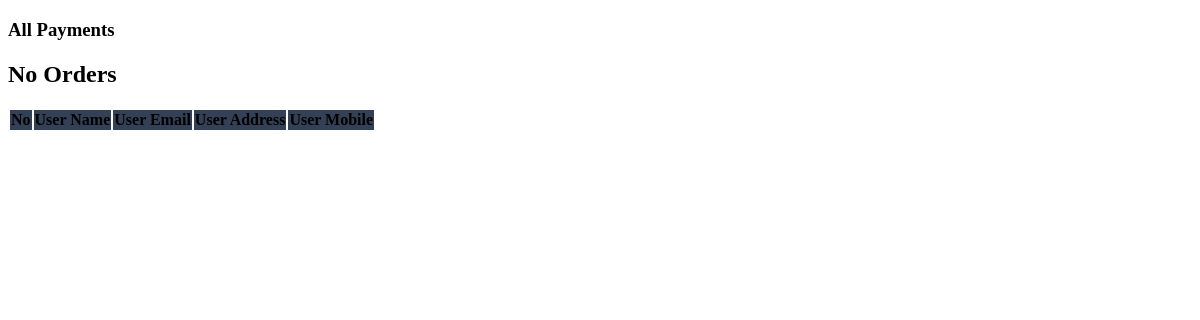
/admin/view_users.php, run on an earlier commit of the app's database.
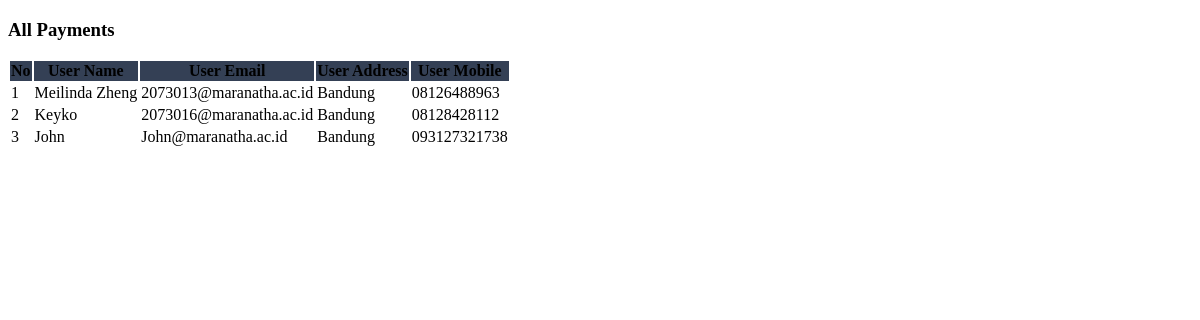
And on a later commit of the database.
### tables this page shows
CREATE TABLE `user_table` (
  `user_id` int(11) NOT NULL AUTO_INCREMENT,
  `user_name` varchar(100) DEFAULT NULL,
  `user_email` varchar(100) DEFAULT NULL,
  `user_password` varchar(255) DEFAULT NULL,
  `user_address` varchar(255) DEFAULT NULL,
  `user_mobile` varchar(20) DEFAULT NULL,
  `user_role` varchar(255) DEFAULT NULL,
  PRIMARY KEY (`user_id`)
);

### admin/view_users.php (the view, shortened to what this page needs)
<!DOCTYPE html>
<html lang="en">
<head>
</head>
<body>
    <h3 class="text-center">All Payments</h3>
        <table class="table table-bordered mt-3" >
            <thead style="background-color: #344055;" class="text-white text-center">
                <th>No</th>
                <th>User Name</th>
                <th>User Email</th>
                <th>User Address</th>
                <th>User Mobile</th>
            </thead>
            <tbody>
            <?php
                $get_order = "SELECT * FROM `user_table` WHERE user_role = 'User'";
                $run_get_order = mysqli_query($conn,$get_order);
                $order_number = mysqli_num_rows($run_get_order);
                if($order_number==0){
                    echo "<h2 class='text-center'>No Orders</h2>";
                }else{
                    $no = 0;
                    while ($data_order = mysqli_fetch_assoc($run_get_order)){
                        $user_name = $data_order['user_name'];
                        $user_email = $data_order['user_email'];
                        $user_address = $data_order['user_address'];
                        $user_mobile = $data_order['user_mobile'];
                        $no++;?>
                        <tr>
                            <td><?php echo $no ?></td>
                            <td><?php echo $user_name?></td>
                            <td><?php echo $user_email ?></td>
                            <td><?php echo $user_address ?></td>
                            <td><?php echo $user_mobile ?></td>
                        </tr>
                    <?php
                    }
                }
            ?>
            </tbody>
        </table>
</body>
</html>

What changed in the data, as far as the page shows it:
added user_table: user_name "Meilinda Zheng", user_email "2073013@maranatha.ac.id", user_address "Bandung", user_mobile "08126488963"
added user_table: user_name "Keyko", user_email "2073016@maranatha.ac.id", user_address "Bandung", user_mobile "08128428112"
added user_table: user_name "John", user_email "John@maranatha.ac.id", user_address "Bandung", user_mobile "093127321738"
Also different on the page:
text no longer shown: "No Orders"
